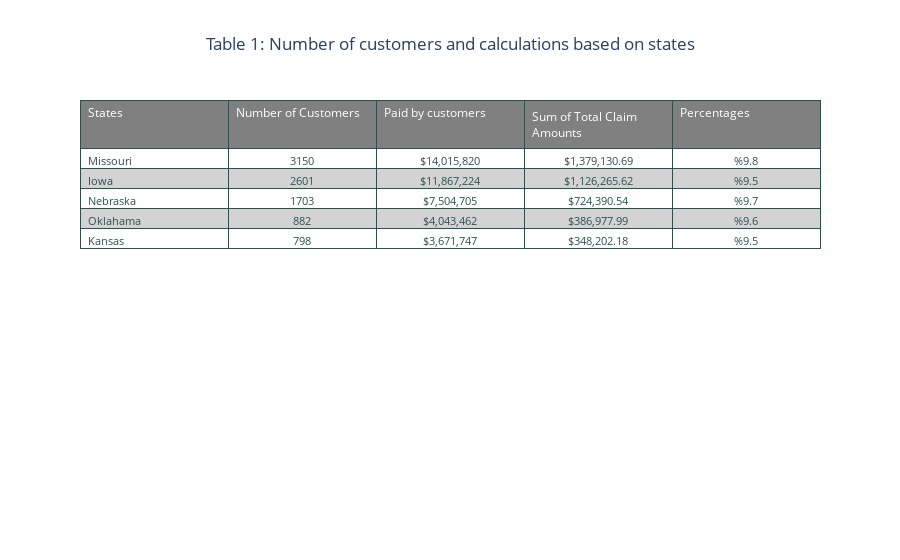

This figure's notebook cell:
### Code cell
# Create a table
headerColor = 'grey'
rowEvenColor = 'lightgrey'
rowOddColor = 'white'
data_tbl = {'States' : ['Missouri','Iowa', 'Nebraska', 'Oklahama', 'Kansas'],
            'Number of Customers' : [ 3150, 2601, 1703, 882, 798], 
            'Paid by customers' : ['$14,015,820', '$11,867,224', '$7,504,705', '$4,043,462', '$3,671,747'],
            'Sum of Total Claim Amounts' : ['$1,379,130.69','$1,126,265.62','$724,390.54','$386,977.99', '$348,202.18'],
            'Percentages' : ['%9.8','%9.5','%9.7','%9.6','%9.5'] }
dft = pd.DataFrame(data_tbl)
fig = go.Figure(data=[go.Table(
  header=dict(
    values=["States", "Number of Customers",'Paid by customers','Sum of Total Claim Amounts','Percentages'],
    line_color='darkslategray', fill_color=headerColor,
    align=['left'], font=dict(color='white', size=12)
  ),
  cells=dict(
    values=[dft["States"], dft["Number of Customers"],dft['Paid by customers'],dft['Sum of Total Claim Amounts'],dft['Percentages']],
    line_color='darkslategray', fill_color=[[rowOddColor,rowEvenColor,rowOddColor, rowEvenColor,rowOddColor]*5],
    align=['left','center'], font=dict(color='darkslategray', size=11)
  ))
])
fig.update_layout(
    title=go.layout.Title(text="Table 1: Number of customers and calculations based on states",
        xref="paper",
        x=0.5
    ))
fig.show()

### Figure 1 — Plotly figure (JSON) as saved in the notebook; plotly's stock layout.template omitted (floating-point values rounded to 4 significant figures)
{"data": [{"cells": {"align": ["left", "center"], "fill": {"color": [["white", "lightgrey", "white", "lightgrey", "white", "white", "lightgrey", "white", "lightgrey", "white", "white", "lightgrey", "white", "lightgrey", "white", "white", "lightgrey", "white", "lightgrey", "white", "white", "lightgrey", "white", "lightgrey", "white"]]}, "font": {"color": "darkslategray", "size": 11}, "line": {"color": "darkslategray"}, "values": [["Missouri", "Iowa", "Nebraska", "Oklahama", "Kansas"], [3150, 2601, 1703, 882, 798], ["$14,015,820", "$11,867,224", "$7,504,705", "$4,043,462", "$3,671,747"], ["$1,379,130.69", "$1,126,265.62", "$724,390.54", "$386,977.99", "$348,202.18"], ["%9.8", "%9.5", "%9.7", "%9.6", "%9.5"]]}, "header": {"align": ["left"], "fill": {"color": "grey"}, "font": {"color": "white", "size": 12}, "line": {"color": "darkslategray"}, "values": ["States", "Number of Customers", "Paid by customers", "Sum of Total Claim Amounts", "Percentages"]}, "type": "table"}], "layout": {"title": {"text": "Table 1: Number of customers and calculations based on states", "x": 0.5, "xref": "paper"}}}
